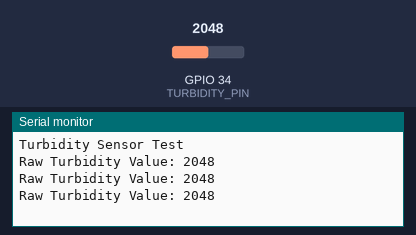
The sketch below on a simulated ESP32. On the bench: the last lines printed to the serial monitor. The inputs (shaded band) are chosen by the test bench; at power-on: GPIO 34 (TURBIDITY_PIN) = 2048.

Above: at 1.3 s.
1.4 s: GPIO 34 (TURBIDITY_PIN) set to 2866
At 1.9 s:
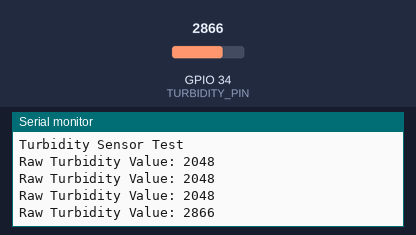
2.9 s: GPIO 34 (TURBIDITY_PIN) set to 3603
At 3.4 s:
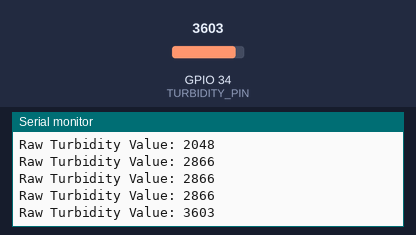
Timing chart, 0 to 5.9 s (numbered marks = the images above; inputs shaded):
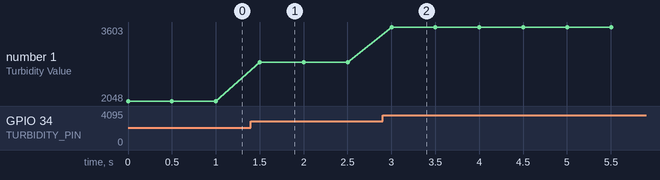

The sketch:

Turbidity_Test_code.ino
```cpp
// The GPIO pin where the turbidity sensor's analog output is connected
#define TURBIDITY_PIN 34

void setup() {
  Serial.begin(115200);
  Serial.println("Turbidity Sensor Test");
}

void loop() {
  int sensorValue = analogRead(TURBIDITY_PIN);
  Serial.print("Raw Turbidity Value: ");
  Serial.println(sensorValue); // Lower value = more turbid/cloudy

  delay(500);
}
```

Measured:
- after the input at 1.4 s, the serial monitor: prints a new line after 0.10 s (image 1)
- after the input at 2.9 s, the serial monitor: prints a new line after 0.10 s (image 2)
- plotted number 1: 2048 → 2866 after the input at 1.4 s, 2866 → 3603 after the input at 2.9 s
